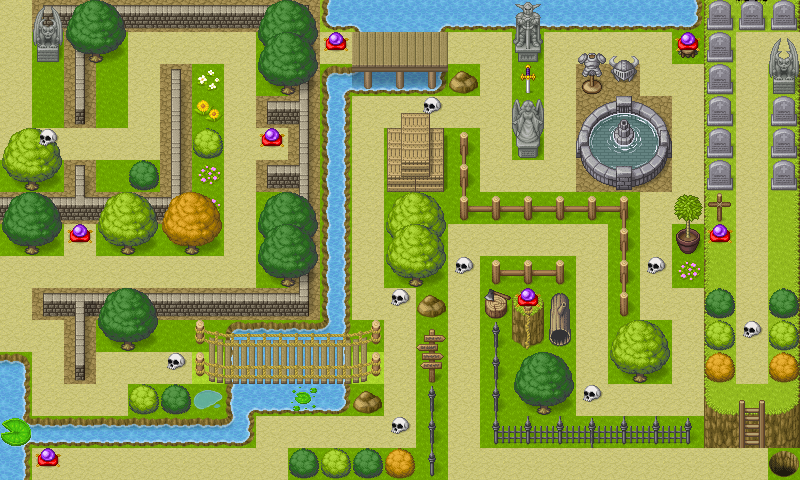

Tiled map render using the project's own tile images. Description and the whole map definition, tile-layer contents included, below:
An orthogonal 25x15 tile map with 32x32 px tiles, 7 tile layers (Suelo, Obstaculos1, Obstaculos2, Pasos, ...), 2 tilesets.

<map version="1.2" tiledversion="1.3.2" orientation="orthogonal" renderorder="right-down" compressionlevel="0" width="25" height="15" tilewidth="32" tileheight="32" infinite="0" nextlayerid="8" nextobjectid="1">
 <tileset firstgid="1" name="Base" tilewidth="32" tileheight="32" tilecount="1064" columns="8">
  <image source="Base.png" width="256" height="4256" />
 </tileset>
 <tileset firstgid="1065" name="Water2" tilewidth="32" tileheight="32" tilecount="384" columns="64">
  <image source="Water.png" width="2048" height="192" />
 </tileset>
 <layer id="1" name="Suelo" width="25" height="15">
  <data encoding="csv">
5,6,6,6,6,6,6,6,6,6,1,1,2,2,2,2,2,2,2,2,2,2,81,74,83,
5,2,6,2,5,5,5,5,2,6,5,2,2,2,5,5,2,5,5,5,5,2,81,5,5,
5,2,6,2,5,6,2,5,2,6,2,2,2,2,2,5,2,5,6,6,5,5,81,5,83,
5,2,6,2,5,6,2,5,6,6,2,5,5,5,5,5,2,5,6,6,6,5,81,5,83,
5,5,5,5,5,6,2,5,5,6,2,5,2,2,2,5,2,5,6,6,6,5,81,5,83,
2,2,6,2,2,6,2,5,6,6,2,5,2,2,2,5,5,5,6,6,6,5,81,5,83,
6,6,6,6,6,6,2,5,2,6,2,5,2,2,2,2,2,2,2,2,5,5,81,5,83,
2,2,5,2,2,2,2,5,2,6,2,5,2,2,5,5,5,5,5,2,5,2,81,5,83,
5,5,5,5,5,5,5,5,2,6,2,5,2,2,5,2,2,2,5,2,5,2,81,5,83,
5,6,6,6,6,6,6,6,6,6,2,5,5,2,5,2,2,2,5,2,5,5,81,5,83,
5,5,6,2,2,2,2,2,2,2,2,2,5,2,5,2,2,2,5,2,2,5,81,5,83,
2,5,6,5,5,5,3,2,2,2,2,3,5,2,5,2,2,2,5,2,2,5,81,5,83,
2,5,5,5,2,2,2,2,2,2,2,2,5,2,5,2,2,2,5,5,5,5,89,90,91,
2,2,2,2,2,2,2,2,5,5,5,5,5,2,5,2,2,2,2,2,2,2,97,98,99,
2,5,5,5,5,5,5,5,5,2,2,2,2,2,5,5,5,5,5,5,5,5,5,5,2
</data>
 </layer>
 <layer id="1" name="Obstaculos1" width="25" height="15">
  <data encoding="csv">
0,221,215,217,217,217,217,217,217,212,1198,1262,1135,1261,1199,1199,1199,1199,1199,1199,1199,1200,68,68,68,
0,933,209,0,0,0,0,0,0,209,0,1134,1135,1136,0,0,0,0,0,0,0,0,68,0,0,
0,0,209,0,0,210,53,0,0,209,1129,1332,1199,1200,66,0,1061,0,1041,1025,0,0,68,0,933,
0,0,218,0,0,209,56,0,221,223,1133,0,0,0,0,0,0,0,929,930,931,0,68,0,68,
0,0,0,0,0,209,42,0,0,209,1133,0,0,0,178,0,932,0,937,938,939,0,68,0,68,
0,0,210,0,42,209,54,0,221,223,1133,0,0,0,177,0,0,0,945,946,947,0,68,0,68,
217,217,214,217,217,220,54,0,0,209,1133,0,0,0,187,185,185,185,185,180,0,0,69,0,0,
0,0,0,0,0,0,0,0,0,209,1133,0,0,0,0,0,0,0,0,177,0,920,0,0,0,
0,0,0,0,0,0,0,0,0,209,1133,0,0,0,0,189,185,181,0,177,0,54,0,0,0,
0,221,215,217,217,217,217,217,217,220,1133,0,0,66,0,868,0,64,0,186,0,0,42,0,42,
0,0,209,0,0,0,0,1070,1071,1071,1322,0,0,0,0,194,0,72,0,0,0,0,41,0,41,
1072,0,218,0,0,0,0,1134,1135,1135,1136,0,0,0,0,193,0,0,0,0,0,0,43,0,43,
1136,0,0,0,41,42,61,1257,1199,1199,1200,66,0,194,0,193,0,0,0,0,0,0,89,90,91,
1387,1075,1075,1083,1075,1075,1075,1194,0,0,0,0,0,193,0,203,198,198,199,198,198,197,105,106,107,
1136,0,0,0,0,0,0,0,0,42,41,42,43,202,0,0,0,0,0,0,0,0,0,0,67
</data>
 </layer>
 <layer id="1" name="Obstaculos2" width="25" height="15">
  <data encoding="csv">
0,925,11,12,0,0,0,0,11,12,0,0,0,0,0,0,909,0,0,0,0,0,0,0,0,
0,0,19,20,0,0,0,0,27,28,0,0,0,0,0,0,917,0,0,0,0,46,0,0,0,
0,0,0,0,0,0,0,0,19,20,0,233,233,233,0,0,0,0,0,0,0,0,0,0,0,
0,0,0,0,0,0,0,0,0,0,0,0,0,0,0,0,0,0,0,0,0,0,0,0,0,
0,0,0,0,0,0,41,0,0,0,0,0,895,896,0,0,0,0,0,0,0,0,0,0,0,
17,18,0,0,0,0,0,0,0,0,0,0,903,904,0,0,0,0,0,0,0,0,0,0,0,
11,12,0,9,10,13,14,0,11,12,0,0,9,10,0,0,0,0,0,0,0,0,0,0,0,
19,20,0,17,18,21,22,0,27,28,0,0,25,26,0,0,0,0,0,0,0,0,0,0,0,
0,0,0,0,0,0,0,0,19,20,0,0,17,18,0,0,0,0,0,0,0,0,0,0,0,
0,0,0,11,12,0,0,0,0,0,0,0,0,0,0,0,88,0,0,0,0,0,0,0,0,
0,0,0,19,20,0,265,266,266,266,266,267,0,0,0,0,104,0,0,0,0,0,0,0,0,
0,0,0,0,0,0,0,0,0,0,0,0,0,238,0,0,0,0,0,17,18,0,0,0,0,
0,0,0,0,0,0,0,0,0,59,0,0,0,0,0,0,19,20,0,0,0,0,0,0,0,
60,0,0,0,0,0,0,0,0,0,0,0,0,0,0,0,0,0,0,0,0,0,0,0,0,
0,0,0,0,0,0,0,0,0,0,0,0,0,0,0,0,0,0,0,0,0,0,0,0,0
</data>
 </layer>
 <layer id="1" name="Pasos" width="25" height="15">
  <data encoding="csv">
0,0,0,0,0,0,0,0,0,0,0,0,0,0,0,0,0,0,0,0,0,0,0,0,0,
0,0,0,0,0,0,0,0,0,0,0,225,225,225,0,0,0,0,0,0,0,725,0,0,0,
0,0,0,0,0,0,0,0,0,0,0,0,0,0,0,0,0,0,0,0,0,0,0,0,0,
0,0,0,0,0,0,0,0,0,0,0,0,0,0,0,0,0,0,0,0,0,0,0,0,0,
0,0,0,0,0,0,0,0,0,0,0,0,0,0,0,0,0,0,0,0,0,0,0,0,0,
0,0,0,0,0,0,0,0,0,0,0,0,0,0,0,0,0,0,0,0,0,0,0,0,0,
0,0,0,0,0,0,0,0,0,0,0,0,0,0,0,0,0,0,0,0,0,0,0,0,0,
0,0,0,0,0,0,0,0,0,0,0,0,0,0,0,0,0,0,0,0,0,0,0,0,0,
0,0,0,0,0,0,0,0,0,0,0,0,0,0,0,0,0,0,0,0,0,0,0,0,0,
0,0,0,0,0,0,0,0,0,0,0,0,0,0,0,0,94,0,0,0,0,0,0,0,0,
0,0,0,0,0,0,0,0,0,0,0,0,0,0,0,0,82,0,0,0,0,0,0,0,0,
0,0,0,0,0,0,281,282,282,282,282,283,0,0,0,0,0,0,0,0,0,0,0,0,0,
0,0,0,0,0,0,0,0,0,0,0,0,0,0,0,0,0,0,0,0,0,0,0,296,0,
0,0,0,0,0,0,0,0,0,0,0,0,0,0,0,0,0,0,0,0,0,0,0,303,0,
0,0,0,0,0,0,0,0,0,0,0,0,0,0,0,0,0,0,0,0,0,0,0,0,0
</data>
 </layer>
 <layer id="1" name="Gemas" width="25" height="15">
  <data encoding="csv">
0,0,0,0,0,0,0,0,0,0,0,0,0,0,0,0,0,0,0,0,0,0,0,0,0,
0,0,0,0,0,0,0,0,0,0,988,0,0,0,0,0,0,0,0,0,0,988,0,0,0,
0,0,0,0,0,0,0,0,0,0,0,0,0,0,0,0,0,0,0,0,0,0,0,0,0,
0,0,0,0,0,0,0,0,0,0,0,0,0,0,0,0,0,0,0,0,0,0,0,0,0,
0,0,0,0,0,0,0,0,988,0,0,0,0,0,0,0,0,0,0,0,0,0,0,0,0,
0,0,0,0,0,0,0,0,0,0,0,0,0,0,0,0,0,0,0,0,0,0,0,0,0,
0,0,0,0,0,0,0,0,0,0,0,0,0,0,0,0,0,0,0,0,0,0,0,0,0,
0,0,988,0,0,0,0,0,0,0,0,0,0,0,0,0,0,0,0,0,0,0,988,0,0,
0,0,0,0,0,0,0,0,0,0,0,0,0,0,0,0,0,0,0,0,0,0,0,0,0,
0,0,0,0,0,0,0,0,0,0,0,0,0,0,0,0,988,0,0,0,0,0,0,0,0,
0,0,0,0,0,0,0,0,0,0,0,0,0,0,0,0,0,0,0,0,0,0,0,0,0,
0,0,0,0,0,0,0,0,0,0,0,0,0,0,0,0,0,0,0,0,0,0,0,0,0,
0,0,0,0,0,0,0,0,0,0,0,0,0,0,0,0,0,0,0,0,0,0,0,0,0,
0,0,0,0,0,0,0,0,0,0,0,0,0,0,0,0,0,0,0,0,0,0,0,0,0,
0,988,0,0,0,0,0,0,0,0,0,0,0,0,0,0,0,0,0,0,0,0,0,0,0
</data>
 </layer>
 <layer id="1" name="Profundidad" width="25" height="15">
  <data encoding="csv">
0,0,0,0,0,0,0,0,0,0,0,0,0,0,0,0,0,0,0,0,0,0,0,0,0,
0,0,0,0,0,0,0,0,0,0,0,0,0,0,0,0,0,0,1033,1017,0,0,0,0,925,
0,0,0,0,0,0,0,0,0,0,0,0,0,0,0,0,0,0,0,0,0,0,0,0,0,
0,0,0,0,0,0,0,0,0,0,0,0,887,888,0,0,924,0,0,0,0,0,0,0,0,
9,10,0,0,0,0,0,0,0,0,0,0,0,0,0,0,0,0,0,0,0,0,0,0,0,
0,0,0,0,0,0,0,0,0,0,0,0,0,0,0,0,0,0,0,0,0,0,0,0,0,
0,0,0,0,0,0,0,0,0,0,0,0,0,0,0,0,0,0,0,0,0,912,0,0,0,
0,0,0,0,0,0,0,0,0,0,0,0,0,0,0,0,0,0,0,0,0,0,0,0,0,
0,0,0,0,0,0,0,0,0,0,0,0,0,0,0,0,0,0,0,0,0,0,0,0,0,
0,0,0,0,0,0,0,0,0,0,0,0,0,0,0,0,0,0,0,0,0,0,0,0,0,
0,0,0,0,0,0,0,0,0,0,0,0,0,230,0,0,0,0,0,9,10,0,0,0,0,
0,0,0,0,0,0,0,0,0,0,0,0,0,0,0,0,11,12,0,0,0,0,0,0,0,
0,0,0,0,0,0,0,0,0,0,0,0,0,0,0,0,0,0,0,0,0,0,0,0,0,
0,0,0,0,0,0,0,0,0,0,0,0,0,0,0,0,0,0,0,0,0,0,0,0,0,
0,0,0,0,0,0,0,0,0,0,0,0,0,0,0,0,0,0,0,0,0,0,0,0,0
</data>
 </layer>
 <layer id="1" name="CheckPoints" width="25" height="15">
  <data encoding="csv">
0,0,0,0,0,0,0,0,0,0,0,0,0,0,0,0,0,0,0,0,0,0,0,0,0,
0,0,0,0,0,0,0,0,0,0,0,0,0,0,0,0,0,0,0,0,0,0,0,0,0,
0,0,0,0,0,0,0,0,0,0,0,0,0,0,0,0,0,0,0,0,0,0,0,0,0,
0,0,0,0,0,0,0,0,0,0,0,0,0,1055,0,0,0,0,0,0,0,0,0,0,0,
0,1055,0,0,0,0,0,0,0,0,0,0,0,0,0,0,0,0,0,0,0,0,0,0,0,
0,0,0,0,0,0,0,0,0,0,0,0,0,0,0,0,0,0,0,0,0,0,0,0,0,
0,0,0,0,0,0,0,0,0,0,0,0,0,0,0,0,0,0,0,0,0,0,0,0,0,
0,0,0,0,0,0,0,0,0,0,0,0,0,0,0,0,0,0,0,0,0,0,0,0,0,
0,0,0,0,0,0,0,0,0,0,0,0,0,0,1055,0,0,0,0,0,1055,0,0,0,0,
0,0,0,0,0,0,0,0,0,0,0,0,1055,0,0,0,0,0,0,0,0,0,0,0,0,
0,0,0,0,0,0,0,0,0,0,0,0,0,0,0,0,0,0,0,0,0,0,0,1055,0,
0,0,0,0,0,1055,0,0,0,0,0,0,0,0,0,0,0,0,0,0,0,0,0,0,0,
0,0,0,0,0,0,0,0,0,0,0,0,0,0,0,0,0,0,1055,0,0,0,0,0,0,
0,0,0,0,0,0,0,0,0,0,0,0,1055,0,0,0,0,0,0,0,0,0,0,0,0,
0,0,0,0,0,0,0,0,0,0,0,0,0,0,0,0,0,0,0,0,0,0,0,0,0
</data>
 </layer>
</map>
